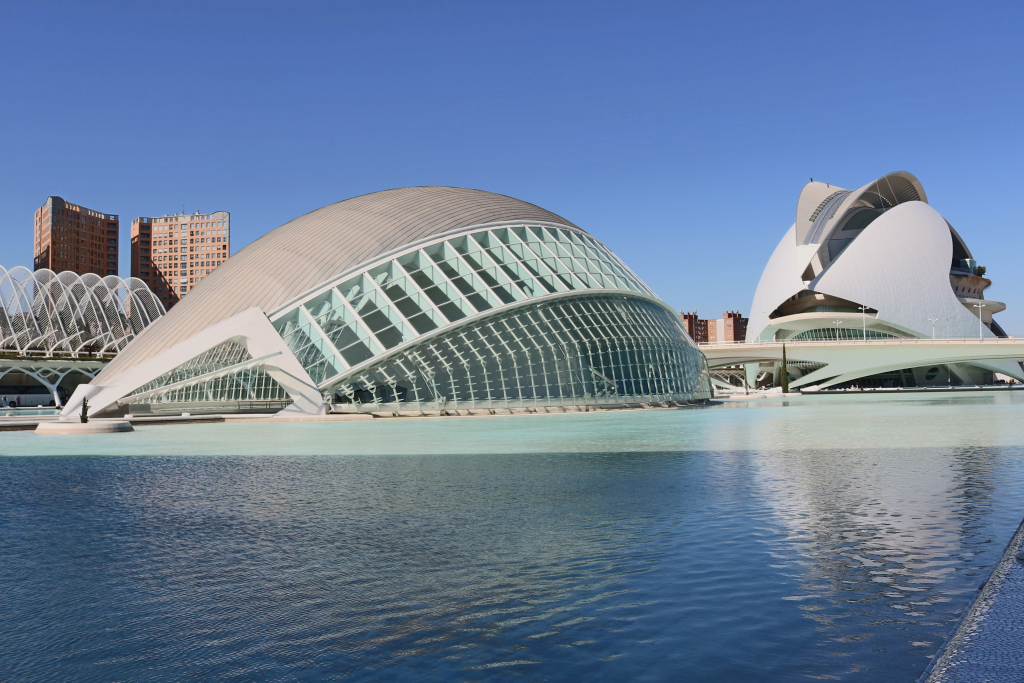
#> input picture Valencia_Sightseeing_0001_(203798303).jpeg, 2048 x 1365 px (shown at 1/2 size)
$ jupyter execute develop.ipynb
#> lines starting #> are read from the running program, lines starting #| are printed output that depends on the picture; long printed decimals are rounded
[cell 1]
import numpy as np
def float_rand(a=0, b=1, size=None):
    """
    Returns a floating random number uniformly sampled from [a, b).

    Args:
        a, b: the interval limits
        size: the return array size (use None for a single value)
    """

    return np.random.random_sample(size) * (b - a) + a

def int_rand(a=0, b=0, size=None):
    """
    Returns an integer random number uniformly sampled from [a, b].

    Args:
        a, b: the interval limits
        size: the return array size (use None for a single value)
    """

    return np.random.randint(a, b + 1, size)

def prob_choice(p):
    """
    Return True if a random number drawn from [0, 1) is less than p.

    Args:
        p: the probability
    """

    return np.random.random_sample() < p

[cell 2]
from PIL import Image
class Letterbox(object):
    """
    A minimal letterbox class.
    """

    def __init__(self, img):
        self._img = img.copy()
        self.transforms_ = [] # the log of the image transformations
        self.fill_color_ = (0, 0, 0)

    def __getattr__(self, key):
        if key == '_img':
            raise AttributeError()
        return getattr(self._img, key)

    def letterbox(self, sizew=224,sizeh=224, augments=None, randomize_pos=False, fill_letterbox=False):
        """
        The letterboxing routine. It is assumed that the geometric augmentation have been performed.

        Args:
            sizew, sizeh: the target image sizes
            augments: the image augmentation parameters (ignored in this class)
            randomize_pos: randomize the position within letterbox (if possible)
            fill_letterbox: enlarge small images to fill the letterbox
        """

        # compute the new image scale
        scale = min([sizew / self._img.width, sizeh / self._img.height])

        # rescale the image if it is too large
        if scale < 1:
            self._img = self._img.resize((int(scale * self._img.width), int(scale * self._img.height)), Image.BILINEAR)
            scale_ = scale

        # rescake the image if it is too small and the letterbox should be filled
        if fill_letterbox and scale > 1:
            self._img = self._img.resize((int(scale * self._img.width), int(scale * self._img.height)), Image.NEAREST)
            scale_ = scale
        else:
            scale_ = 1

        # compute the image position
        if randomize_pos:
            dx = np.random.randint(0, sizew - self._img.width + 1)
            dy = np.random.randint(0, sizeh - self._img.height + 1)
        else:
            dx = (sizew - self._img.width) // 2
            dy = (sizeh - self._img.height) // 2

        # append the final transformation
        self.transforms_.append({'scale_shift':[scale_, scale_, dx, dy]})

        # paste the rescaled image
        new_img = Image.new('RGB', (sizew, sizeh), self.fill_color_)
        new_img.paste(self._img, (dx, dy))
        self._img = new_img

[cell 3]
from matplotlib.colors import rgb_to_hsv, hsv_to_rgb

class AugmentedLetterbox(Letterbox):
    """
    A letterbox class that augments (geometry and color).
    """

    def __init__(self, img):
        super().__init__(img)

    def __getattr__(self, key):
        if key == '_img':
            raise AttributeError()
        return getattr(self._img, key)

    def letterbox(self, sizew=224,sizeh=224, augments=None, randomize_pos=False, fill_letterbox=False):
        """
        The letterboxing routine. It is assumed that the geometric augmentation have been performed.

        Args:
            sizew, sizeh: the target image sizes
            augments: the image augmentation parameters
            randomize_pos: randomize the position within letterbox (if possible)
            fill_letterbox: enlarge small images to fill the letterbox
        """

        # geometry augmentation
        if augments:
            self.geo_aug(augments)

        # call the final letterbox
        super().letterbox(sizew=sizew, sizeh=sizeh, augments=None, randomize_pos=randomize_pos, fill_letterbox=fill_letterbox)

        # colour augmentation
        if augments:
            self.col_aug(augments)

    def geo_aug(self, augments):
        """
        The geometric augmentations.

        Args:
            augments: a dictionary containing the augments
        """

        if not augments:
            return

        # scale
        if 'scale_prob' in augments:
            if prob_choice(augments['scale_prob']):

                # choose a random scaling factor
                scale = float_rand(augments['scale_min'], augments['scale_max'])

                # rescale image
                if scale < 1:
                    self._img = self._img.resize((int(scale * self._img.width), int(scale * self._img.height)), Image.BILINEAR)
                elif scale > 1:
                    self._img = self._img.resize((int(scale * self._img.width), int(scale * self._img.height)), Image.NEAREST)

                # log transform
                self.transforms_.append({'scale_shift':[scale, scale, 0, 0]})

        # crop
        if 'crop_prob' in augments:
            if prob_choice(augments['crop_prob']):
                # choose random horizontal and vertical crop sizes
                crop_width = int(np.sqrt(float_rand(1 - augments['crop_frac'], 1)) * self._img.width)
                crop_height = int(np.sqrt(float_rand(1 - augments['crop_frac'], 1)) * self._img.height)

                # choose random crop position
                dx = int_rand(0, max([0, self._img.width - crop_width]))
                dy = int_rand(0, max([0, self._img.height - crop_height]))

                # crop
                self._img = self._img.crop((dx, dy, crop_width, crop_height))

                # log transforms
                self.transforms_.append({'crop':[dx, dy, crop_width, crop_height]})

        # change aspect ratio (jitter)
        if 'jitter_prob' in augments:
            if prob_choice(augments['jitter_prob']):

                jitter_size = float_rand(1 - augments['jitter'], 1 + augments['jitter'])

                if prob_choice(0.5):
                    new_width = int(self._img.width * jitter_size)
                    new_height = self._img.height
                else:
                    new_width = self._img.width
                    new_height = int(self._img.height * jitter_size)

                # log transforms
                self.transforms_.append({'scale_shift':[new_width / self._img.width, new_height / self._img.height, 0, 0]})

                # rescale
                self._img = self._img.resize((new_width, new_height), Image.BILINEAR)

        # rotate
        if 'rotate_prob' in augments:
            if prob_choice(augments['rotate_prob']):

                # choose a random rotatation angle
                rotate_angle = int_rand(-augments['rotate_angle'], augments['rotate_angle'])

                # rotate
                self._img = self._img.rotate(rotate_angle, expand=augments['rotate_expand'])

                # log transforms
                self.transforms_.append({'rotation':[rotate_angle, augments['rotate_expand']]})

        # horizontal flip
        if 'hflip_prob' in augments:
            if prob_choice(augments['hflip_prob']):
                self._img = self._img.transpose(Image.FLIP_LEFT_RIGHT)
                self.transforms_.append({'flip':['horizontal']})

        # vertical flip
        if 'vflip_prob' in augments:
            if prob_choice(augments['vflip_prob']):
                self._img = self._img.transpose(Image.FLIP_TOP_BOTTOM)
                self.transforms_.append({'flip':['vertical']})


    def col_aug(self, augments):
        """
        The color augmentations.

        Args:
            augments: a dictionary containing the augments
        """

        touch_colors = False
        if 'hue' in augments:
            hue_factor = float_rand(-augments['hue'], augments['hue'])
            touch_colors = True
        else:
            hue_factor = 1

        if 'saturation' in augments:
            saturation_factor = float_rand(1, 1 + augments['saturation']) if prob_choice(0.5) else 1 / float_rand(1, 1 + augments['saturation'])
            touch_colors = True
        else:
            saturation_factor = 1

        if 'value' in augments:
            value_factor = float_rand(1, 1 + augments['value']) if prob_choice(0.5) else 1 / float_rand(1, 1 + augments['saturation'])
            touch_colors = True
        else:
            value_factor = 1


        if touch_colors:
            x = rgb_to_hsv(np.array(self._img)/255.)
            x[..., 0] += hue_factor
            x[..., 0][x[..., 0]>1] -= 1
            x[..., 0][x[..., 0]<0] += 1

            x[..., 1] *= saturation_factor
            x[..., 2] *= value_factor
            x[x>1] = 1
            x[x<0] = 0

            self._img = Image.fromarray(np.uint8(hsv_to_rgb(x) * 255))

            self.transforms_.append({'color':[hue_factor, saturation_factor, value_factor]})

[cell 4]
img = Image.open('Valencia_Sightseeing_0001_(203798303).jpeg')
#> img is the input picture: PIL image 2048x1365 RGB; mean R, G, B 107.1, 126.8, 153.3
lbimg = AugmentedLetterbox(img)

lbimg.letterbox(608, 608, augments={'hue':0.2, 'saturation':0.5, 'value':0.5, 'hflip_prob':0.5, 'vflip_prob':0.5, 'rotate_prob':0.3, 'rotate_angle':20, 'rotate_expand':1, 'jitter_prob':0.2, 'jitter':0.4, 'scale_prob':0.2, 'scale_min':0.1, 'scale_max':0.2}, randomize_pos=True)
#> in geo_aug, `self._img = self._img.transpose(Image.FLIP_TOP_BOTTOM)`:
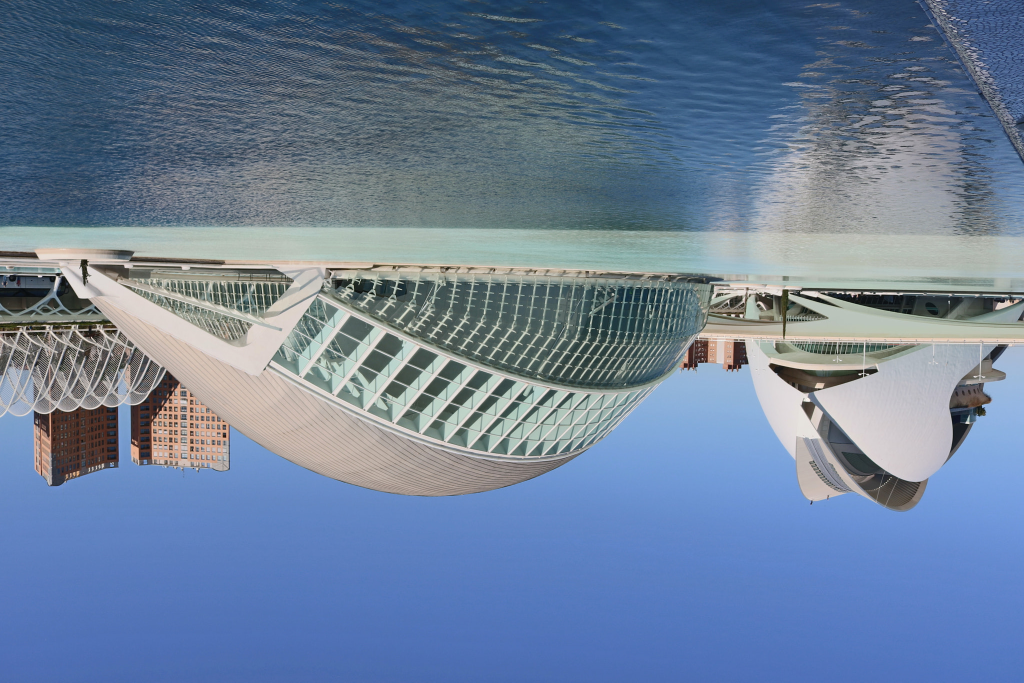
#> self._img: PIL image 2048x1365 RGB (shown at 1/2 size); mean R, G, B 107.1, 126.8, 153.3
#> in letterbox, `self._img = self._img.resize((int(scale * self._img.width), int(scale ..`:
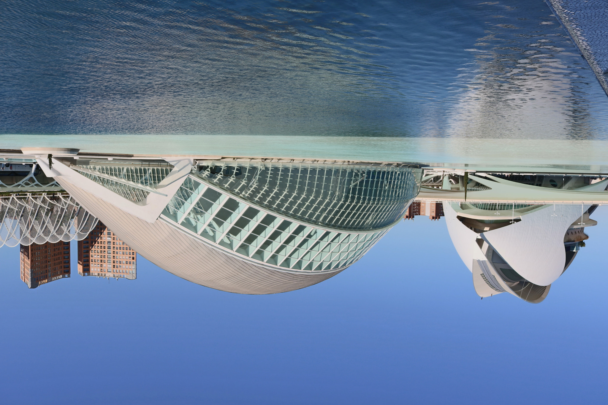
#> self._img: PIL image 608x405 RGB; mean R, G, B 107.1, 126.8, 153.3
#> in letterbox, `new_img = Image.new('RGB', (sizew, sizeh), self.fill_color_)`: new_img: PIL image 608x608 RGB; every value is 0
#> in letterbox, `new_img.paste(self._img, (dx, dy))`:
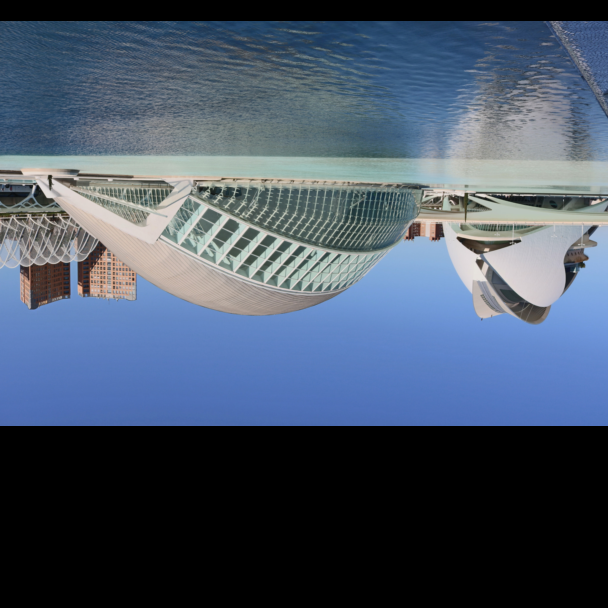
#> new_img: PIL image 608x608 RGB; mean R, G, B 71.4, 84.5, 102.1
#> in col_aug, `hue_factor = float_rand(-augments['hue'], augments['hue'])`: hue_factor = -0.0462
#> in col_aug, `saturation_factor = float_rand(1, 1 + augments['saturation']) if prob_..`: saturation_factor = 1.03
#> in col_aug, `value_factor = float_rand(1, 1 + augments['value']) if prob_choice(0.5..`: value_factor = 1.24
#> in col_aug, `x = rgb_to_hsv(np.array(self._img)/255.)`: x: shape (608, 608, 3) float64; mean of channels 0, 1, 2 0.336, 0.221, 0.41
#> in col_aug, `x[..., 0] += hue_factor`: x: shape (608, 608, 3) float64; mean of channels 0, 1, 2 0.29, 0.221, 0.41
#> in col_aug, `x[..., 0][x[..., 0]<0] += 1`: x: shape (608, 608, 3) float64; mean of channels 0, 1, 2 0.638, 0.221, 0.41
#> in col_aug, `x[..., 1] *= saturation_factor`: x: shape (608, 608, 3) float64; mean of channels 0, 1, 2 0.638, 0.227, 0.41
#> in col_aug, `x[..., 2] *= value_factor`: x: shape (608, 608, 3) float64; mean of channels 0, 1, 2 0.638, 0.227, 0.508
#> in col_aug, `x[x>1] = 1`: x: shape (608, 608, 3) float64; mean of channels 0, 1, 2 0.638, 0.227, 0.504
#> in col_aug, `self._img = Image.fromarray(np.uint8(hsv_to_rgb(x) * 255))`:
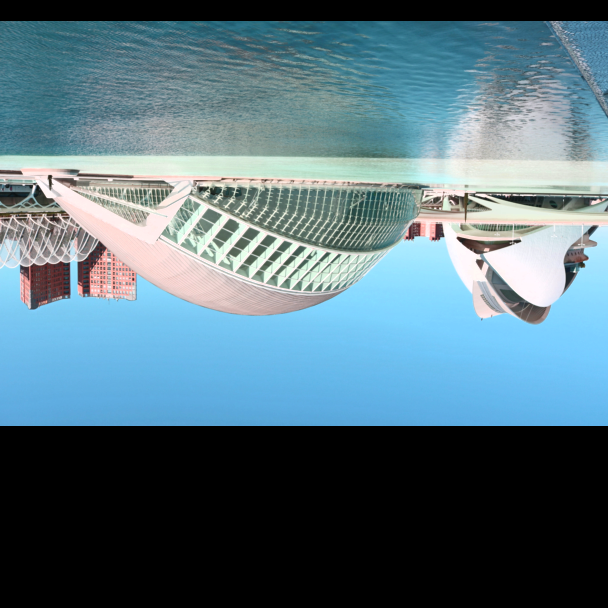
#> self._img: PIL image 608x608 RGB; mean R, G, B 86.4, 113.4, 124.8

[cell 5]
import matplotlib.pyplot as plt
fig, ax = plt.subplots(1, 2, figsize=(20, 15))
ax[0].imshow(img)
ax[1].imshow(lbimg)
print('{} {}'.format(img.width, img.height))
#| 2048 1365
print('{} {}'.format(lbimg.width, lbimg.height))
#| 608 608
print(lbimg.transforms_)
#| [{'flip': ['vertical']}, {'scale_shift': [1, 1, 0, 21]}, {'color': [-0.04625, 1.028, 1.239]}]

[cell 6]
plt.imshow(lbimg.rotate(10, expand=0))
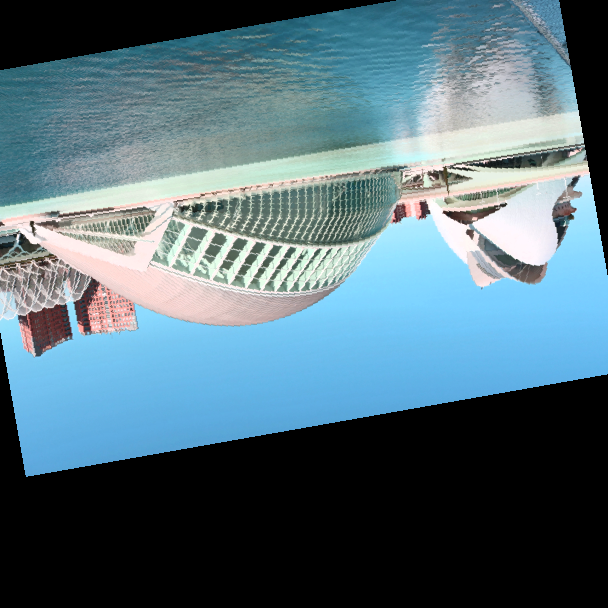
#> shown: shape (608, 608, 3); mean R, G, B 84.4, 110.3, 121.3
